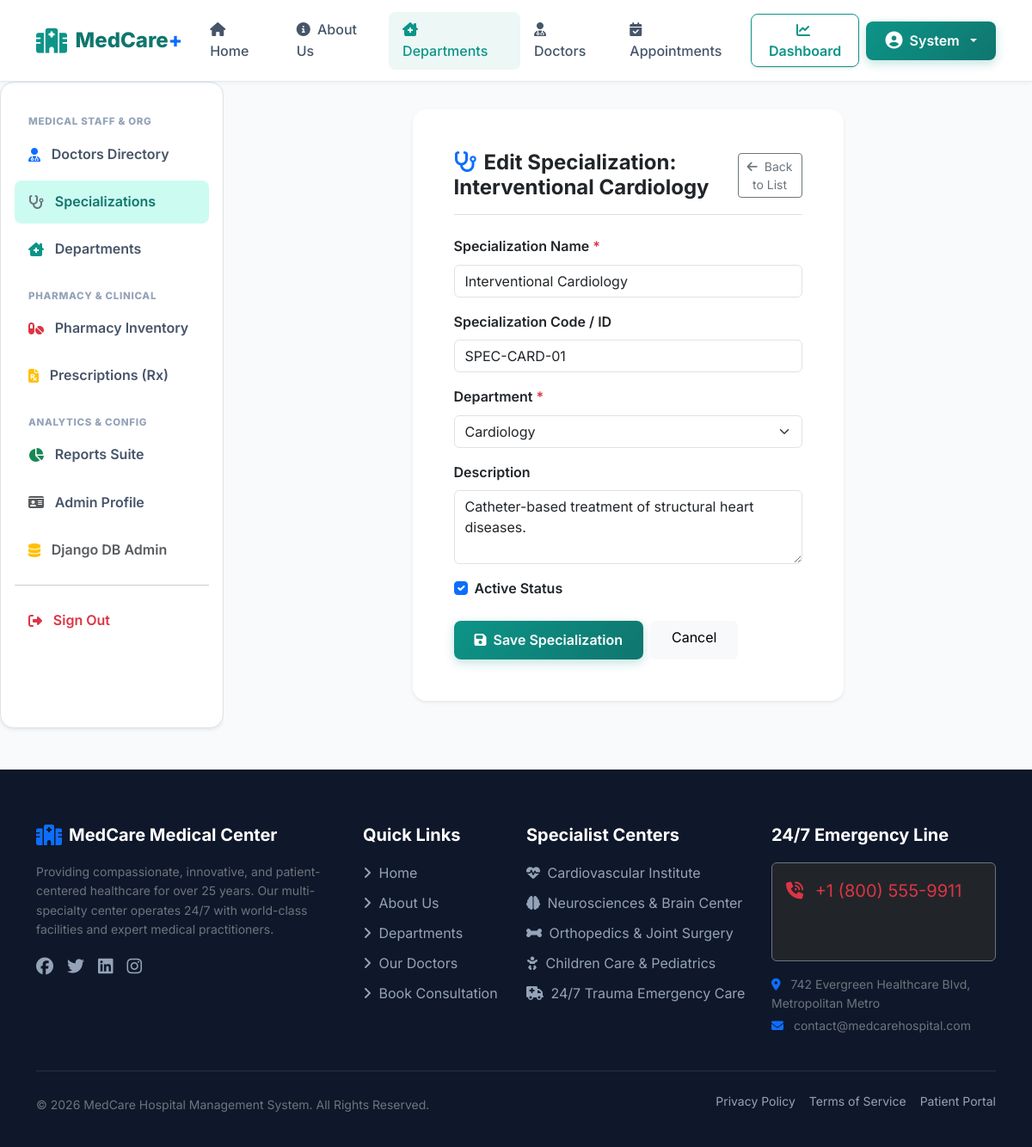
The page /departments/specializations/edit/1/ (signed in) on the database its author committed.
### departments/models.py (models this page shows, shortened)
class Specialization(models.Model):
    name = models.CharField(max_length=150)
    code = models.CharField(max_length=30, blank=True, null=True, help_text="e.g. SPEC-CRD-01")
    department = models.ForeignKey(Department, on_delete=models.CASCADE, related_name='specializations')
    description = models.TextField(blank=True, null=True)
    is_active = models.BooleanField(default=True)
    created_at = models.DateTimeField(auto_now_add=True)
    updated_at = models.DateTimeField(auto_now=True)
    class Meta:
        ordering = ['name']
        unique_together = ('name', 'department')

### departments/views.py (the view)
# urls.py: path('specializations/edit/<int:pk>/', views.specialization_update_view, name='specialization_update'),
@login_required
def specialization_update_view(request, pk):
    if not (request.user.is_superuser or (hasattr(request.user, 'profile') and request.user.profile.is_admin_user)):
        messages.error(request, "Permission denied. Admin access required.")
        return redirect('home')
    spec = get_object_or_404(Specialization, pk=pk)
    if request.method == 'POST':
        form = SpecializationForm(request.POST, instance=spec)
        if form.is_valid():
            form.save()
            messages.success(request, f"Specialization '{spec.name}' updated successfully!")
            return redirect('specialization_list')
        else:
            messages.error(request, "Error updating specialization.")
    else:
        form = SpecializationForm(instance=spec)
    return render(request, 'departments/specialization_form.html', {'form': form, 'specialization': spec, 'title': f'Edit Specialization: {spec.name}'})

### departments/forms.py
class SpecializationForm(forms.ModelForm):
    class Meta:
        model = Specialization
        fields = ['name', 'code', 'department', 'description', 'is_active']
        widgets = {
            'name': forms.TextInput(attrs={'class': 'form-control', 'placeholder': 'e.g. Interventional Cardiology', 'required': True}),
            'code': forms.TextInput(attrs={'class': 'form-control', 'placeholder': 'e.g. SPEC-CRD-01'}),
            'department': forms.Select(attrs={'class': 'form-select', 'required': True}),
            'description': forms.Textarea(attrs={'class': 'form-control', 'rows': 3, 'placeholder': 'Specialization details and focus area...'}),
            'is_active': forms.CheckboxInput(attrs={'class': 'form-check-input'}),
        }

### accounts/context_processors.py (called while the page is built, shortened)
def user_role_context(request):
    if request.user.is_authenticated:
        try:
            profile = request.user.profile
            return {
                'user_profile': profile,
                'is_patient': profile.is_patient,
                'is_doctor': profile.is_doctor,
                'is_admin': profile.is_admin_user or request.user.is_superuser,
            }
        except Exception:
            return {
                'user_profile': None,
                'is_patient': False,
                'is_doctor': False,
                'is_admin': request.user.is_superuser,
            }

### accounts/models.py (called while the page is built)
    @property
    def is_patient(self):
        return self.role == 'PATIENT'

    @property
    def is_doctor(self):
        return self.role == 'DOCTOR'

    @property
    def is_admin_user(self):
        return self.role == 'ADMIN' or self.user.is_superuser

### departments/models.py (called while the page is built)
    def __str__(self):
        return self.name

### templates/departments/specialization_form.html (shortened to what this page needs)
{% extends 'base.html' %}
{% block content %}
<div class="dashboard-layout">
    {% include 'includes/admin_sidebar.html' %}
    <div class="dashboard-content">
        <div class="row justify-content-center">
            <div class="col-lg-7">
                <div class="card border-0 shadow-sm rounded-4 p-4 p-md-5 bg-white">
                    <div class="d-flex align-items-center justify-content-between mb-4 pb-3 border-bottom">
                        <h4 class="fw-bold mb-0 text-dark">
                            <i class="fa-solid fa-stethoscope text-primary me-2"></i>{{ title }}
                        </h4>
                        <a href="{% url 'specialization_list' %}" class="btn btn-outline-secondary btn-sm">
                            <i class="fa-solid fa-arrow-left me-1"></i> Back to List
                        </a>
                    </div>
                    <form method="POST">
                        <div class="mb-3">
                            <label class="form-label fw-semibold">Specialization Name <span class="text-danger">*</span></label>
                            {{ form.name }}
                        </div>
                        <div class="mb-3">
                            <label class="form-label fw-semibold">Specialization Code / ID</label>
                            {{ form.code }}
                        </div>
                        <div class="mb-3">
                            <label class="form-label fw-semibold">Department <span class="text-danger">*</span></label>
                            {{ form.department }}
                        </div>
                        <div class="mb-3">
                            <label class="form-label fw-semibold">Description</label>
                            {{ form.description }}
                        </div>
                        <div class="form-check mb-4">
                            {{ form.is_active }}
                            <label class="form-check-label fw-semibold" for="{{ form.is_active.id_for_label }}">Active Status</label>
                        </div>
                        <div class="d-flex gap-2">
                            <button type="submit" class="btn btn-primary px-4"><i class="fa-solid fa-save me-1"></i> Save Specialization</button>
                            <a href="{% url 'specialization_list' %}" class="btn btn-light px-4">Cancel</a>
                        </div>
                    </form>
                </div>
            </div>
        </div>
    </div>
</div>
{% endblock %}

### templates/base.html (shortened to what this page needs)
{% load static %}
<!DOCTYPE html>
<html lang="en">
<head>
    <link href="https://cdn.jsdelivr.net/npm/bootstrap@5.3.2/dist/css/bootstrap.min.css" rel="stylesheet">
    <link rel="stylesheet" href="https://cdnjs.cloudflare.com/ajax/libs/font-awesome/6.5.1/css/all.min.css">
    <link rel="stylesheet" href="{% static 'css/style.css' %}">
</head>
<body>
    <nav class="navbar navbar-expand-lg navbar-custom">
        <div class="container">
            <a class="navbar-brand" href="{% url 'home' %}">
                <i class="fa-solid fa-hospital"></i>
                <span>MedCare<span class="text-primary">+</span></span>
            </a>
            <div class="collapse navbar-collapse" id="navbarMain">
                <ul class="navbar-nav mx-auto mb-2 mb-lg-0">
                    <li class="nav-item">
                        <a class="nav-link {% if request.resolver_match.url_name == 'home' %}active{% endif %}" href="{% url 'home' %}">
                            <i class="fa-solid fa-house me-1"></i> Home
                        </a>
                    </li>
                    <li class="nav-item">
                        <a class="nav-link {% if request.resolver_match.url_name == 'about' %}active{% endif %}" href="{% url 'about' %}">
                            <i class="fa-solid fa-circle-info me-1"></i> About Us
                        </a>
                    </li>
                    <li class="nav-item">
                        <a class="nav-link {% if 'department' in request.path %}active{% endif %}" href="{% url 'department_list' %}">
                            <i class="fa-solid fa-clinic-medical me-1"></i> Departments
                        </a>
                    </li>
                    <li class="nav-item">
                        <a class="nav-link {% if 'doctor' in request.path and 'login' not in request.path and 'dashboard' not in request.path %}active{% endif %}" href="{% url 'doctor_list' %}">
                            <i class="fa-solid fa-user-md me-1"></i> Doctors
                        </a>
                    </li>
                    <li class="nav-item">
                        <a class="nav-link {% if 'book' in request.path %}active{% endif %}" href="{% url 'book_appointment' %}">
                            <i class="fa-solid fa-calendar-check me-1"></i> Appointments
                        </a>
                    </li>
                </ul>
                <div class="d-flex align-items-center gap-2">
                    {% if user.is_authenticated %}
                        <a href="{% url 'dashboard_redirect' %}" class="btn btn-outline-primary shadow-sm">
                            <i class="fa-solid fa-chart-line me-1"></i> Dashboard
                        </a>
                        <div class="dropdown">
                            <button class="btn btn-primary dropdown-toggle d-flex align-items-center gap-2" type="button" data-bs-toggle="dropdown" aria-expanded="false">
                                <i class="fa-solid fa-user-circle fs-5"></i>
                                <span>{{ user.first_name|default:user.username }}</span>
                            </button>
                        </div>
                    {% endif %}
                </div>
            </div>
        </div>
    </nav>
    <main class="flex-grow-1">
        {% block content %}{% endblock %}
    </main>
    <footer class="footer-custom mt-5">
        <div class="container">
            <div class="row g-4">
                <div class="col-lg-4 col-md-6">
                    <h5 class="d-flex align-items-center gap-2">
                        <i class="fa-solid fa-hospital text-primary fs-4"></i>
                        <span>MedCare Medical Center</span>
                    </h5>
                    <p class="small text-secondary mt-3">
                        Providing compassionate, innovative, and patient-centered healthcare for over 25 years. Our multi-specialty center operates 24/7 with world-class facilities and expert medical practitioners.
                    </p>
                    <div class="d-flex gap-3 mt-3 fs-5">
                        <a href="#" class="footer-link"><i class="fa-brands fa-facebook"></i></a>
                        <a href="#" class="footer-link"><i class="fa-brands fa-twitter"></i></a>
                        <a href="#" class="footer-link"><i class="fa-brands fa-linkedin"></i></a>
                        <a href="#" class="footer-link"><i class="fa-brands fa-instagram"></i></a>
                    </div>
                </div>
                <div class="col-lg-2 col-md-6">
                    <h5>Quick Links</h5>
                    <a href="{% url 'home' %}" class="footer-link"><i class="fa-solid fa-angle-right me-1"></i> Home</a>
                    <a href="{% url 'about' %}" class="footer-link"><i class="fa-solid fa-angle-right me-1"></i> About Us</a>
                    <a href="{% url 'department_list' %}" class="footer-link"><i class="fa-solid fa-angle-right me-1"></i> Departments</a>
                    <a href="{% url 'doctor_list' %}" class="footer-link"><i class="fa-solid fa-angle-right me-1"></i> Our Doctors</a>
                    <a href="{% url 'book_appointment' %}" class="footer-link"><i class="fa-solid fa-angle-right me-1"></i> Book Consultation</a>
                </div>
                <div class="col-lg-3 col-md-6">
                    <h5>Specialist Centers</h5>
                    <span class="footer-link"><i class="fa-solid fa-heartbeat me-1"></i> Cardiovascular Institute</span>
                    <span class="footer-link"><i class="fa-solid fa-brain me-1"></i> Neurosciences & Brain Center</span>
                    <span class="footer-link"><i class="fa-solid fa-bone me-1"></i> Orthopedics & Joint Surgery</span>
                    <span class="footer-link"><i class="fa-solid fa-baby me-1"></i> Children Care & Pediatrics</span>
                    <span class="footer-link"><i class="fa-solid fa-ambulance me-1"></i> 24/7 Trauma Emergency Care</span>
                </div>
                <div class="col-lg-3 col-md-6">
                    <h5>24/7 Emergency Line</h5>
                    <div class="p-3 bg-dark rounded border border-secondary mb-3">
                        <div class="text-danger font-weight-bold fs-5"><i class="fa-solid fa-phone-volume me-2"></i> +1 (800) 555-9911</div>
                        <div class="small text-muted mt-1">Immediate Ambulance & Critical Response</div>
                    </div>
                    <p class="small text-secondary mb-1"><i class="fa-solid fa-location-dot me-2 text-primary"></i> 742 Evergreen Healthcare Blvd, Metropolitan Metro</p>
                    <p class="small text-secondary"><i class="fa-solid fa-envelope me-2 text-primary"></i> contact@medcarehospital.com</p>
                </div>
            </div>
            <hr class="border-secondary my-4">
            <div class="d-flex flex-column flex-sm-row justify-content-between align-items-center small text-secondary">
                <p class="mb-0">&copy; 2026 MedCare Hospital Management System. All Rights Reserved.</p>
                <div class="d-flex gap-3">
                    <a href="#" class="footer-link">Privacy Policy</a>
                    <a href="#" class="footer-link">Terms of Service</a>
                    <a href="#" class="footer-link">Patient Portal</a>
                </div>
            </div>
        </div>
    </footer>
</body>
</html>

### static/css/style.css (style rules this page uses)
:root { --primary-color: #0d9488; --primary-dark: #0f766e; --primary-light: #ccfbf1; --secondary-color: #0284c7; --accent-color: #10b981; --warning-color: #f59e0b; --danger-color: #ef4444; --dark-color: #0f172a; --body-bg: #f8fafc; --card-bg: #ffffff; --text-muted: #64748b; --border-color: #e2e8f0; --shadow-sm: 0 2px 4px rgba(15, 23, 42, 0.04); --shadow-md: 0 10px 25px -5px rgba(15, 23, 42, 0.08), 0 8px 10px -6px rgba(15, 23, 42, 0.04); --shadow-lg: 0 20px 35px -10px rgba(13, 148, 136, 0.15); --transition-smooth: all 0.3s cubic-bezier(0.4, 0, 0.2, 1); --radius-sm: 8px; --radius-md: 14px; --radius-lg: 20px; }
body { font-family: 'Inter', -apple-system, BlinkMacSystemFont, "Segoe UI", Roboto, "Helvetica Neue", Arial, sans-serif; background-color: var(--body-bg); color: #334155; line-height: 1.6; min-height: 100vh; display: flex; flex-direction: column; }
a { text-decoration: none; transition: var(--transition-smooth); }
.btn-primary { background: linear-gradient(135deg, var(--primary-color), var(--primary-dark)); border: none; border-radius: var(--radius-sm); padding: 0.65rem 1.4rem; font-weight: 600; box-shadow: 0 4px 12px rgba(13, 148, 136, 0.25); transition: var(--transition-smooth); }
.btn-outline-primary { color: var(--primary-color); border-color: var(--primary-color); border-radius: var(--radius-sm); font-weight: 600; }
.navbar-custom { background: rgba(255, 255, 255, 0.95); backdrop-filter: blur(12px); border-bottom: 1px solid var(--border-color); box-shadow: var(--shadow-sm); padding: 0.85rem 0; position: sticky; top: 0; z-index: 1050; }
.navbar-brand { font-size: 1.5rem; font-weight: 800; color: var(--primary-dark) !important; display: flex; align-items: center; gap: 0.6rem; }
.navbar-brand i { font-size: 1.8rem; color: var(--primary-color); }
.nav-link { font-weight: 500; color: #475569 !important; padding: 0.5rem 1rem !important; border-radius: var(--radius-sm); transition: var(--transition-smooth); }
.nav-link:hover, .nav-link.active { color: var(--primary-color) !important; background-color: rgba(13, 148, 136, 0.08); }
.dashboard-layout { display: flex; min-height: calc(100vh - 80px); }
.dashboard-content { flex-grow: 1; padding: 2rem; background-color: var(--body-bg); }
.footer-custom { background: var(--dark-color); color: #94a3b8; padding: 4rem 0 2rem; margin-top: auto; }
.footer-custom h5 { color: #ffffff; font-weight: 700; margin-bottom: 1.25rem; }
.footer-link { color: #94a3b8; display: block; margin-bottom: 0.6rem; }

### rows shown on the page
Specialization: name "Interventional Cardiology", code "SPEC-CARD-01", department "Cardiology", description "Catheter-based treatment of structural heart diseases.", is_active "☑"

### other values the page prints
{{ user.first_name|default:user.username }} "System"
{{ title }} "Edit Specialization: Interventional Cardiology"
